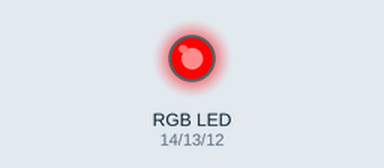
Bench run of a sketch on a simulated Arduino Uno, built with avr-gcc and run on an emulated ATmega328P. Shown: an RGB LED mixed from three pins (HIGH = lit).

Above: at 0.05 s.
At 0.45 s:
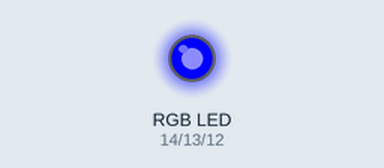
At 0.85 s:
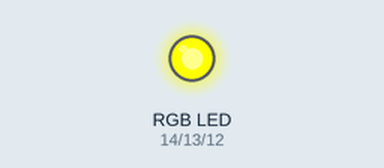
At 1.65 s:
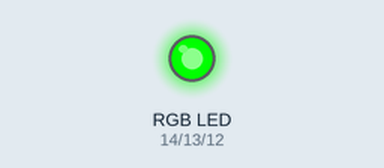
At 2.45 s:
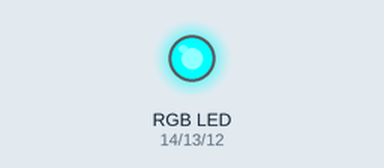
At 3.15 s:
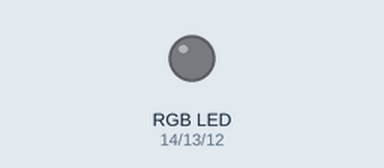
Timing chart, 0 to 3.5 s (numbered marks = the images above):
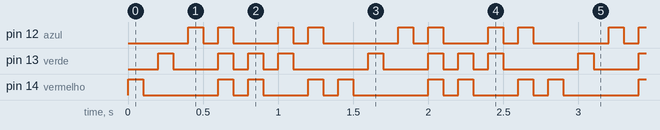

The sketch:

show_de_luzes_led_RGB.ino
```cpp
/*
    Autor(a): Diana Santos - Franzininho
    Data: 08/08/23
    Título:Exemplo 3 - Show de Luzes: Criando Efeitos Incríveis com LED RGB
    Descrição:Neste exemplo vamos  criar uma luz de sinalização utilizando a cor
    vermelha, verde e azul do LED RGB para piscar todos juntos em intervalos de
    100 milisegundos.
*/
const int vermelho = 14;
const int verde = 13;
const int azul= 12;


void setup() {
  pinMode(vermelho, OUTPUT);  // configura o pino na cor vermelha como saída:
  pinMode(verde, OUTPUT);   // configura o pino na cor verde e azul como saída:
  pinMode(azul, OUTPUT);  // configura o pino na cor azul como saída:
}

void loop() {
 Vermelho();
 Verde();
 Azul();
 Branco();
 Amarelo();
 Ciano();
 Magenta();
}

void Vermelho() {
  digitalWrite(vermelho, HIGH);  // Acende o Led na cor vermelha
  delay(100);  //Intervalo de 100 milisegundos
  digitalWrite(vermelho, LOW); // Apaga o led na cor vermelha
  delay(100); //Intervalo de 100 milisegundos
}
void Verde() {
  digitalWrite(verde, HIGH); // Acende o Led na cor verde
  delay(100); //Intervalo de 100 milisegundos
  digitalWrite(verde, LOW); // Apaga o led na cor verde
  delay(100);//Intervalo de 100 milisegundos
}

void Azul() {
  digitalWrite(azul, HIGH); // Acende o Led na cor azul
  delay(100); //Intervalo de 100 milisegundos
  digitalWrite(azul, LOW); // Apaga o led na cor azul
  delay(100); //Intervalo de 100 milisegundos
}

void Branco() {
  // aciona o Led na cor váriando para branco
  digitalWrite(azul, HIGH);//Coloca azul em nível alto
  digitalWrite(vermelho, HIGH);//Coloca vermelho em nível alto
  digitalWrite(verde, HIGH);//Coloca verde em nível alto, ligando-o
  delay(100);//Intervalo de 100 milisegundos
  digitalWrite(azul, LOW);//Coloca azul em nível baixo
  digitalWrite(vermelho, LOW);//Coloca vermelho em nível baixo
  digitalWrite(verde, LOW);//Coloca verde em nível baixo
  delay(100);//Intervalo de 100 milisegundos
}

void Amarelo() {
  // aciona o Led na cor váriando para amarelo
  digitalWrite(verde, HIGH);//Coloca verde em nível alto
  digitalWrite(vermelho, HIGH);//Coloca vermelho em nível alto
  delay(100); //Intervalo de 100 milisegundos
  digitalWrite(verde, LOW);//Coloca verde em nível baixo
  digitalWrite(vermelho, LOW);//Coloca vermelho em nível baixo
  delay(100); //Intervalo de 100 milisegundos
}

void Ciano() {
   // aciona o Led na cor váriando para ciano
  digitalWrite(verde, HIGH);//Coloca verde em nível alto
  digitalWrite(azul, HIGH);//Coloca azul em nível baixo alto
  delay(100); //Intervalo de 100 milisegundos
  digitalWrite(verde, LOW);//Coloca verde em nível baixo
  digitalWrite(azul, LOW);//Coloca azul  em nível baixo
  delay(100); //Intervalo de 100 milisegundos
}

void Magenta() {
  // aciona o Led na cor váriando para magenta
  digitalWrite(azul, HIGH);//Coloca azul em nível alto
  digitalWrite(vermelho, HIGH);//Coloca vermelho em nível alto
  delay(100); //Intervalo de 100 milisegundos
  digitalWrite(azul, LOW);//Coloca azul em nível baixo
  digitalWrite(vermelho, LOW);//Coloca vermelho em nível baixo
  delay(100); //Intervalo de 100 milisegundos
}
```

Measured:
- by itself, pin 12 (azul): repeats every 1.4 s: LOW 0.10 s, HIGH 0.10 s, LOW 0.30 s, HIGH 0.10 s, LOW 0.10 s, HIGH 0.10 s, LOW 0.50 s, HIGH 0.10 s
- by itself, pin 13 (verde): repeats every 1.4 s: LOW 0.30 s, 2 × (HIGH 0.10 s, LOW 0.10 s), HIGH 0.10 s, LOW 0.50 s, HIGH 0.10 s
- by itself, pin 14 (vermelho): repeats every 1.4 s: LOW 0.50 s, HIGH 0.10 s, LOW 0.10 s, HIGH 0.10 s, LOW 0.30 s, HIGH 0.10 s, LOW 0.10 s, HIGH 0.10 s
